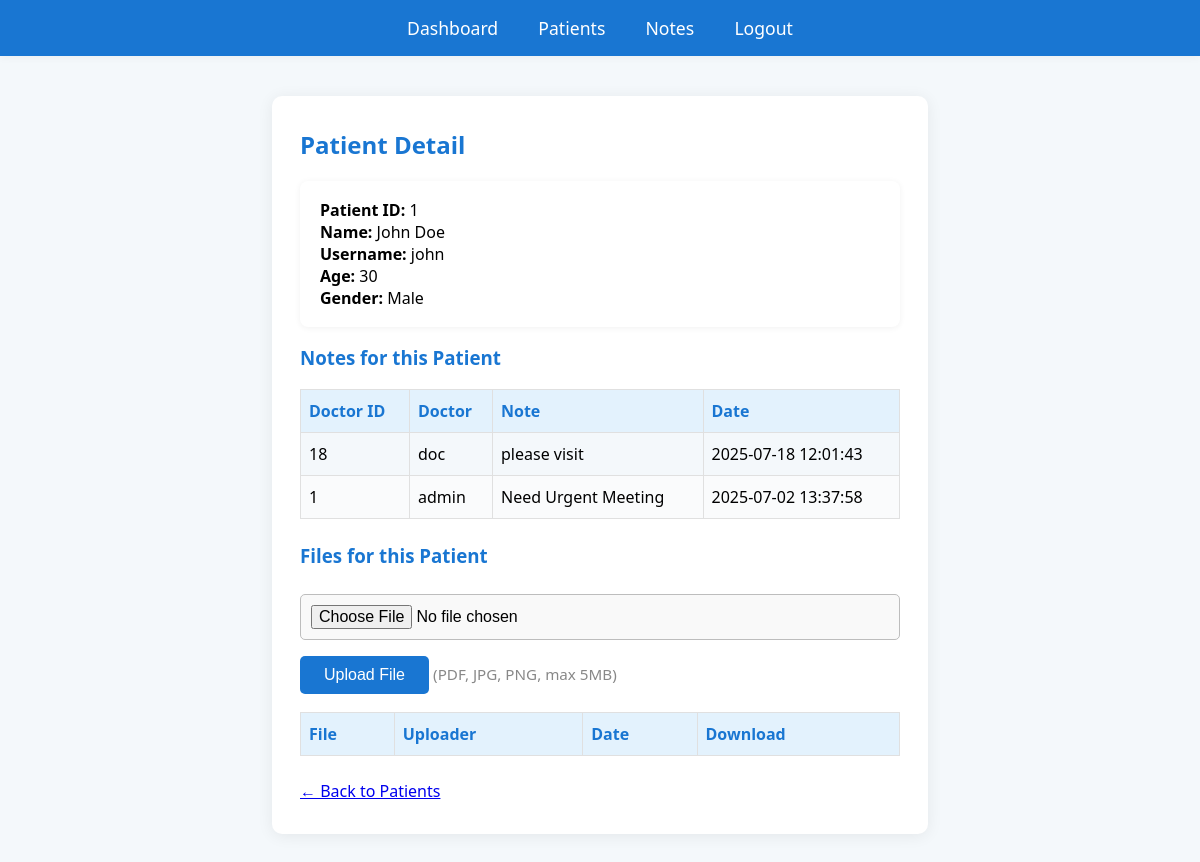
/patient_detail.php?id=1 (signed in), run on the app's committed database.
### tables this page shows
CREATE TABLE `patients` (
  `id` int NOT NULL AUTO_INCREMENT,
  `user_id` int NOT NULL,
  `name` varchar(100) DEFAULT NULL,
  `age` int DEFAULT NULL,
  `gender` varchar(10) DEFAULT NULL,
  PRIMARY KEY (`id`),
  KEY `user_id` (`user_id`),
  CONSTRAINT `patients_ibfk_1` FOREIGN KEY (`user_id`) REFERENCES `users` (`id`)
);

CREATE TABLE `users` (
  `id` int NOT NULL AUTO_INCREMENT,
  `username` varchar(50) NOT NULL,
  `password` varchar(255) NOT NULL,
  `role` enum('doctor','patient') NOT NULL,
  `status` enum('active','pending','rejected') NOT NULL DEFAULT 'active',
  PRIMARY KEY (`id`),
  UNIQUE KEY `username` (`username`)
);

CREATE TABLE `notes` (
  `id` int NOT NULL AUTO_INCREMENT,
  `patient_id` int NOT NULL,
  `doctor_id` int NOT NULL,
  `note` text,
  `created_at` datetime DEFAULT CURRENT_TIMESTAMP,
  PRIMARY KEY (`id`),
  KEY `patient_id` (`patient_id`),
  KEY `doctor_id` (`doctor_id`),
  CONSTRAINT `notes_ibfk_1` FOREIGN KEY (`patient_id`) REFERENCES `patients` (`id`),
  CONSTRAINT `notes_ibfk_2` FOREIGN KEY (`doctor_id`) REFERENCES `users` (`id`)
);

### patient_detail.php (the view, shortened to what this page needs)
<?php
require 'config.php';
$pid = intval($_GET['id']);
$stmt = $conn->prepare("SELECT patients.*, users.username FROM patients JOIN users ON patients.user_id = users.id WHERE patients.id=?");
$stmt->bind_param("i", $pid);
$stmt->execute();
$res = $stmt->get_result();
$patient = $res->fetch_assoc();
$stmt = $conn->prepare("SELECT notes.*, users.username as doctor, users.id as doctor_id FROM notes JOIN users ON notes.doctor_id = users.id WHERE patient_id=? ORDER BY created_at DESC");
$stmt->bind_param("i", $pid);
$stmt->execute();
$notes = $stmt->get_result();
?>
<!DOCTYPE html>
<html>
<head>
    <link rel="stylesheet" href="style.css">
</head>
<body>
<div class="navbar">
    <a href="dashboard.php">Dashboard</a>
    <a href="patients.php">Patients</a>
    <a href="notes.php">Notes</a>
    <a href="logout.php">Logout</a>
</div>
<div class="container">
    <h2>Patient Detail</h2>
    <div class="card">
        <strong>Patient ID:</strong> <?= $patient['id'] ?><br>
        <strong>Name:</strong> <?= htmlspecialchars($patient['name']) ?><br>
        <strong>Username:</strong> <?= htmlspecialchars($patient['username']) ?><br>
        <strong>Age:</strong> <?= htmlspecialchars($patient['age']) ?><br>
        <strong>Gender:</strong> <?= htmlspecialchars($patient['gender']) ?><br>
    </div>
    <h3>Notes for this Patient</h3>
    <table>
        <tr><th>Doctor ID</th><th>Doctor</th><th>Note</th><th>Date</th></tr>
        <?php while ($n = $notes->fetch_assoc()): ?>
            <tr>
                <td><?= $n['doctor_id'] ?></td>
                <td><?= htmlspecialchars($n['doctor']) ?></td>
                <td><?= htmlspecialchars($n['note']) ?></td>
                <td><?= htmlspecialchars($n['created_at']) ?></td>
            </tr>
        <?php endwhile; ?>
    </table>
    <h3>Files for this Patient</h3>
    <form method="post" enctype="multipart/form-data" style="margin-bottom:18px;">
        <input type="file" name="file" required>
        <button type="submit">Upload File</button>
        <span style="font-size:0.95em;color:#888;">(PDF, JPG, PNG, max 5MB)</span>
    </form>
    <table>
        <tr><th>File</th><th>Uploader</th><th>Date</th><th>Download</th></tr>
    </table>
    <a href="patients.php">&larr; Back to Patients</a>
</div>
</body>
</html>

### style.css (style rules this page uses)
body { font-family: 'Segoe UI', Arial, sans-serif; background: #f4f8fb; margin: 0; padding: 0; }
.navbar { background: #1976d2; color: #fff; padding: 16px 0; text-align: center; margin-bottom: 32px; box-shadow: 0 2px 8px rgba(0,0,0,0.04); }
.navbar a { color: #fff; text-decoration: none; margin: 0 18px; font-weight: 500; font-size: 1.1em; transition: color 0.2s; }
.container { max-width: 600px; margin: 40px auto; background: #fff; border-radius: 10px; box-shadow: 0 2px 16px rgba(0,0,0,0.07); padding: 32px 28px; }
h2, h3 { color: #1976d2; margin-top: 0; }
form input, form select, form textarea { width: 100%; padding: 10px; margin: 8px 0 16px 0; border: 1px solid #bdbdbd; border-radius: 5px; font-size: 1em; background: #f9f9f9; box-sizing: border-box; }
form button { background: #1976d2; color: #fff; border: none; padding: 10px 24px; border-radius: 5px; font-size: 1em; cursor: pointer; transition: background 0.2s; }
table { width: 100%; border-collapse: collapse; margin-bottom: 24px; background: #fafbfc; }
th, td { border: 1px solid #e0e0e0; padding: 10px 8px; text-align: left; }
th { background: #e3f2fd; color: #1976d2; }
tr:nth-child(even) { background: #f4f8fb; }
.card { background: #fff; border-radius: 8px; box-shadow: 0 1px 6px rgba(0,0,0,0.06); padding: 18px 20px; margin-bottom: 18px; }

### data on the page
patients: id "1", name "John Doe", user.username "john", age "30", gender "Male"
notes: doctor "18", doctor.username "doc", note "please visit", created_at "2025-07-18 12:01:43"
notes: doctor "1", doctor.username "admin", note "Need Urgent Meeting", created_at "2025-07-02 13:37:58"
